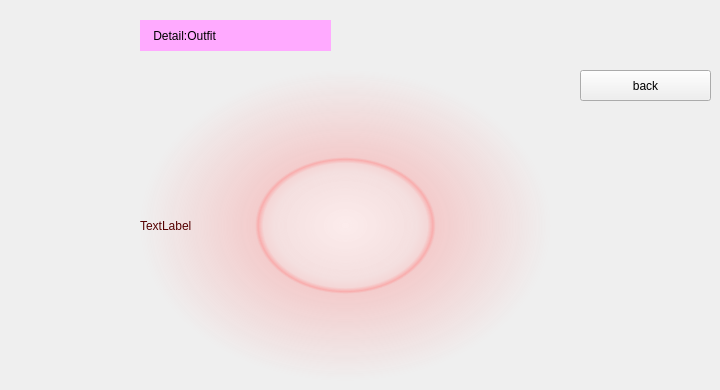
    <widget class="QWidget" name="outfitdetails">
     <widget class="QLabel" name="level_4">
      <property name="geometry">
       <rect>
        <x>140</x>
        <y>20</y>
        <width>191</width>
        <height>31</height>
       </rect>
      </property>
      <property name="styleSheet">
       <string notr="true">font: 700 18pt &quot;Segoe UI&quot;;
background-color: rgb(255, 170, 255);
color: qconicalgradient(cx:0.5, cy:0.5, angle:0, stop:0 rgba(35, 40, 3, 255), stop:0.16 rgba(136, 106, 22, 255), stop:0.225 rgba(166, 140, 41, 255), stop:0.285 rgba(204, 181, 74, 255), stop:0.345 rgba(235, 219, 102, 255), stop:0.415 rgba(245, 236, 112, 255), stop:0.52 rgba(209, 190, 76, 255), stop:0.57 rgba(187, 156, 51, 255), stop:0.635 rgba(168, 142, 42, 255), stop:0.695 rgba(202, 174, 68, 255), stop:0.75 rgba(218, 202, 86, 255), stop:0.815 rgba(208, 187, 73, 255), stop:0.88 rgba(187, 156, 51, 255), stop:0.935 rgba(137, 108, 26, 255), stop:1 rgba(35, 40, 3, 255));</string>
      </property>
      <property name="text">
       <string>    Detail:Outfit</string>
      </property>
     </widget>
     <widget class="QPushButton" name="backdetails_outfit_4">
      <property name="geometry">
       <rect>
        <x>580</x>
        <y>70</y>
        <width>131</width>
        <height>31</height>
       </rect>
      </property>
      <property name="text">
       <string>back</string>
      </property>
     </widget>
     <widget class="QLabel" name="detailslevel_outfit_4">
      <property name="geometry">
       <rect>
        <x>140</x>
        <y>70</y>
        <width>411</width>
        <height>311</height>
       </rect>
      </property>
      <property name="styleSheet">
       <string notr="true">background-color: qradialgradient(spread:pad, cx:0.5, cy:0.5, radius:0.5, fx:0.5, fy:0.5, stop:0 rgba(255, 235, 235, 206), stop:0.35 rgba(255, 188, 188, 80), stop:0.4 rgba(255, 162, 162, 80), stop:0.425 rgba(255, 132, 132, 156), stop:0.44 rgba(252, 128, 128, 80), stop:1 rgba(255, 255, 255, 0));
font: 700 14pt &quot;Segoe UI&quot;;
color: rgb(85, 0, 0);</string>
      </property>
      <property name="text">
       <string>TextLabel</string>
      </property>
     </widget>
    </widget>
